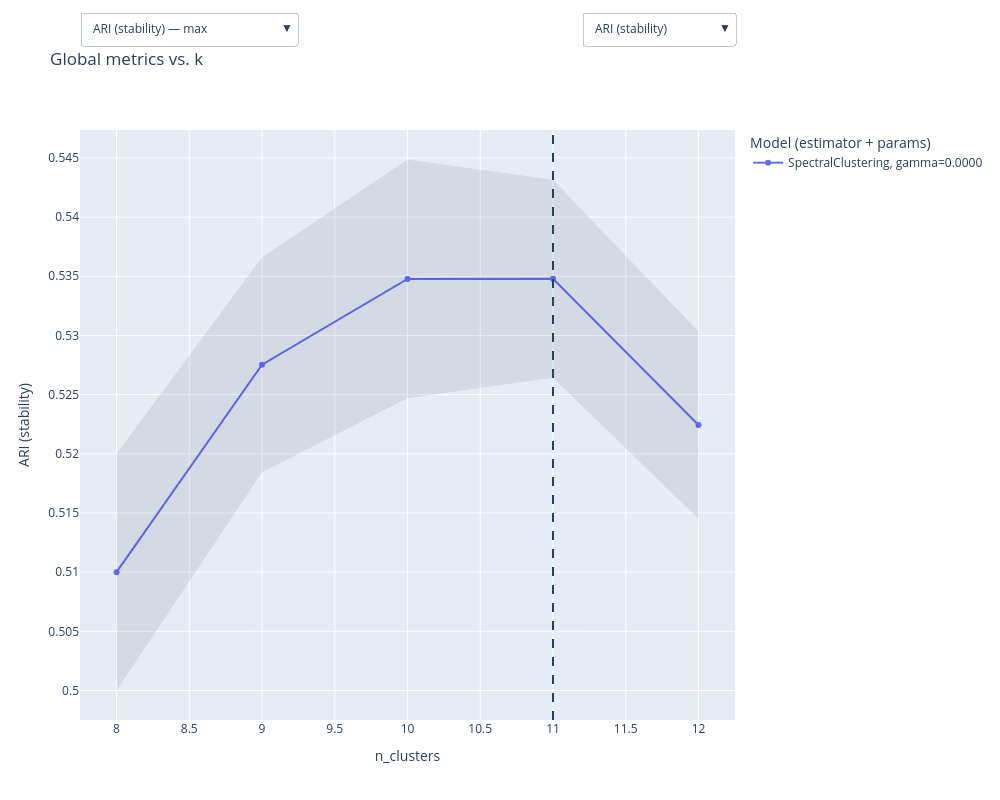

Write notebook code for a chart like this one.
### Code cell
val1.plot_results()

### Figure 1 — Plotly figure (JSON) as saved in the notebook; plotly's stock layout.template omitted (floating-point values rounded to 4 significant figures)
{"data": [{"hovertemplate": "%{text}<extra></extra>", "mode": "lines+markers", "name": "SpectralClustering, gamma=0.0000", "showlegend": true, "text": ["SpectralClustering, gamma=0.0000<br><span style='font-size:0.9em; color:#666;'>(gamma=0.0000)</span><br><br>ARI (stability): 0.5100<br>ARI (generalizability): 0.3758<br>Consensus PAC: 0.6777<br>Consensus Gini: 0.7850<br>Consensus CE: 0.7553", "SpectralClustering, gamma=0.0000<br><span style='font-size:0.9em; color:#666;'>(gamma=0.0000)</span><br><br>ARI (stability): 0.5275<br>ARI (generalizability): 0.3954<br>Consensus PAC: 0.7002<br>Consensus Gini: 0.8074<br>Consensus CE: 0.7774", "SpectralClustering, gamma=0.0000<br><span style='font-size:0.9em; color:#666;'>(gamma=0.0000)</span><br><br>ARI (stability): 0.5348<br>ARI (generalizability): 0.3768<br>Consensus PAC: 0.7364<br>Consensus Gini: 0.8290<br>Consensus CE: 0.8015", "SpectralClustering, gamma=0.0000<br><span style='font-size:0.9em; color:#666;'>(gamma=0.0000)</span><br><br>ARI (stability): 0.5348<br>ARI (generalizability): 0.3888<br>Consensus PAC: 0.7566<br>Consensus Gini: 0.8425<br>Consensus CE: 0.8169", "SpectralClustering, gamma=0.0000<br><span style='font-size:0.9em; color:#666;'>(gamma=0.0000)</span><br><br>ARI (stability): 0.5224<br>ARI (generalizability): 0.3791<br>Consensus PAC: 0.7738<br>Consensus Gini: 0.8547<br>Consensus CE: 0.8311"], "type": "scatter", "visible": true, "x": [8, 9, 10, 11, 12], "y": [0.51, 0.5275, 0.5348, 0.5348, 0.5224]}, {"hoverinfo": "skip", "line": {"width": 0}, "mode": "lines", "showlegend": false, "type": "scatter", "visible": true, "x": [8, 9, 10, 11, 12], "y": [0.5, 0.5184, 0.5247, 0.5264, 0.5145]}, {"fill": "tonexty", "fillcolor": "rgba(0,0,0,0.08)", "hoverinfo": "skip", "line": {"width": 0}, "mode": "lines", "showlegend": false, "type": "scatter", "visible": true, "x": [8, 9, 10, 11, 12], "y": [0.52, 0.5366, 0.5449, 0.5431, 0.5303]}, {"hovertemplate": "%{text}<extra></extra>", "mode": "lines+markers", "name": "SpectralClustering, gamma=0.0000", "showlegend": true, "text": ["SpectralClustering, gamma=0.0000<br><span style='font-size:0.9em; color:#666;'>(gamma=0.0000)</span><br><br>ARI (stability): 0.5100<br>ARI (generalizability): 0.3758<br>Consensus PAC: 0.6777<br>Consensus Gini: 0.7850<br>Consensus CE: 0.7553", "SpectralClustering, gamma=0.0000<br><span style='font-size:0.9em; color:#666;'>(gamma=0.0000)</span><br><br>ARI (stability): 0.5275<br>ARI (generalizability): 0.3954<br>Consensus PAC: 0.7002<br>Consensus Gini: 0.8074<br>Consensus CE: 0.7774", "SpectralClustering, gamma=0.0000<br><span style='font-size:0.9em; color:#666;'>(gamma=0.0000)</span><br><br>ARI (stability): 0.5348<br>ARI (generalizability): 0.3768<br>Consensus PAC: 0.7364<br>Consensus Gini: 0.8290<br>Consensus CE: 0.8015", "SpectralClustering, gamma=0.0000<br><span style='font-size:0.9em; color:#666;'>(gamma=0.0000)</span><br><br>ARI (stability): 0.5348<br>ARI (generalizability): 0.3888<br>Consensus PAC: 0.7566<br>Consensus Gini: 0.8425<br>Consensus CE: 0.8169", "SpectralClustering, gamma=0.0000<br><span style='font-size:0.9em; color:#666;'>(gamma=0.0000)</span><br><br>ARI (stability): 0.5224<br>ARI (generalizability): 0.3791<br>Consensus PAC: 0.7738<br>Consensus Gini: 0.8547<br>Consensus CE: 0.8311"], "type": "scatter", "visible": false, "x": [8, 9, 10, 11, 12], "y": [0.3758, 0.3954, 0.3768, 0.3888, 0.3791]}, {"hoverinfo": "skip", "line": {"width": 0}, "mode": "lines", "showlegend": false, "type": "scatter", "visible": false, "x": [8, 9, 10, 11, 12], "y": [0.3689, 0.388, 0.3703, 0.3817, 0.374]}, {"fill": "tonexty", "fillcolor": "rgba(0,0,0,0.08)", "hoverinfo": "skip", "line": {"width": 0}, "mode": "lines", "showlegend": false, "type": "scatter", "visible": false, "x": [8, 9, 10, 11, 12], "y": [0.3828, 0.4029, 0.3833, 0.3959, 0.3842]}, {"hovertemplate": "%{text}<extra></extra>", "mode": "lines+markers", "name": "SpectralClustering, gamma=0.0000", "showlegend": true, "text": ["SpectralClustering, gamma=0.0000<br><span style='font-size:0.9em; color:#666;'>(gamma=0.0000)</span><br><br>ARI (stability): 0.5100<br>ARI (generalizability): 0.3758<br>Consensus PAC: 0.6777<br>Consensus Gini: 0.7850<br>Consensus CE: 0.7553", "SpectralClustering, gamma=0.0000<br><span style='font-size:0.9em; color:#666;'>(gamma=0.0000)</span><br><br>ARI (stability): 0.5275<br>ARI (generalizability): 0.3954<br>Consensus PAC: 0.7002<br>Consensus Gini: 0.8074<br>Consensus CE: 0.7774", "SpectralClustering, gamma=0.0000<br><span style='font-size:0.9em; color:#666;'>(gamma=0.0000)</span><br><br>ARI (stability): 0.5348<br>ARI (generalizability): 0.3768<br>Consensus PAC: 0.7364<br>Consensus Gini: 0.8290<br>Consensus CE: 0.8015", "SpectralClustering, gamma=0.0000<br><span style='font-size:0.9em; color:#666;'>(gamma=0.0000)</span><br><br>ARI (stability): 0.5348<br>ARI (generalizability): 0.3888<br>Consensus PAC: 0.7566<br>Consensus Gini: 0.8425<br>Consensus CE: 0.8169", "SpectralClustering, gamma=0.0000<br><span style='font-size:0.9em; color:#666;'>(gamma=0.0000)</span><br><br>ARI (stability): 0.5224<br>ARI (generalizability): 0.3791<br>Consensus PAC: 0.7738<br>Consensus Gini: 0.8547<br>Consensus CE: 0.8311"], "type": "scatter", "visible": false, "x": [8, 9, 10, 11, 12], "y": [0.6777, 0.7002, 0.7364, 0.7566, 0.7738]}, {"hovertemplate": "%{text}<extra></extra>", "mode": "lines+markers", "name": "SpectralClustering, gamma=0.0000", "showlegend": true, "text": ["SpectralClustering, gamma=0.0000<br><span style='font-size:0.9em; color:#666;'>(gamma=0.0000)</span><br><br>ARI (stability): 0.5100<br>ARI (generalizability): 0.3758<br>Consensus PAC: 0.6777<br>Consensus Gini: 0.7850<br>Consensus CE: 0.7553", "SpectralClustering, gamma=0.0000<br><span style='font-size:0.9em; color:#666;'>(gamma=0.0000)</span><br><br>ARI (stability): 0.5275<br>ARI (generalizability): 0.3954<br>Consensus PAC: 0.7002<br>Consensus Gini: 0.8074<br>Consensus CE: 0.7774", "SpectralClustering, gamma=0.0000<br><span style='font-size:0.9em; color:#666;'>(gamma=0.0000)</span><br><br>ARI (stability): 0.5348<br>ARI (generalizability): 0.3768<br>Consensus PAC: 0.7364<br>Consensus Gini: 0.8290<br>Consensus CE: 0.8015", "SpectralClustering, gamma=0.0000<br><span style='font-size:0.9em; color:#666;'>(gamma=0.0000)</span><br><br>ARI (stability): 0.5348<br>ARI (generalizability): 0.3888<br>Consensus PAC: 0.7566<br>Consensus Gini: 0.8425<br>Consensus CE: 0.8169", "SpectralClustering, gamma=0.0000<br><span style='font-size:0.9em; color:#666;'>(gamma=0.0000)</span><br><br>ARI (stability): 0.5224<br>ARI (generalizability): 0.3791<br>Consensus PAC: 0.7738<br>Consensus Gini: 0.8547<br>Consensus CE: 0.8311"], "type": "scatter", "visible": false, "x": [8, 9, 10, 11, 12], "y": [0.785, 0.8074, 0.829, 0.8425, 0.8547]}, {"hovertemplate": "%{text}<extra></extra>", "mode": "lines+markers", "name": "SpectralClustering, gamma=0.0000", "showlegend": true, "text": ["SpectralClustering, gamma=0.0000<br><span style='font-size:0.9em; color:#666;'>(gamma=0.0000)</span><br><br>ARI (stability): 0.5100<br>ARI (generalizability): 0.3758<br>Consensus PAC: 0.6777<br>Consensus Gini: 0.7850<br>Consensus CE: 0.7553", "SpectralClustering, gamma=0.0000<br><span style='font-size:0.9em; color:#666;'>(gamma=0.0000)</span><br><br>ARI (stability): 0.5275<br>ARI (generalizability): 0.3954<br>Consensus PAC: 0.7002<br>Consensus Gini: 0.8074<br>Consensus CE: 0.7774", "SpectralClustering, gamma=0.0000<br><span style='font-size:0.9em; color:#666;'>(gamma=0.0000)</span><br><br>ARI (stability): 0.5348<br>ARI (generalizability): 0.3768<br>Consensus PAC: 0.7364<br>Consensus Gini: 0.8290<br>Consensus CE: 0.8015", "SpectralClustering, gamma=0.0000<br><span style='font-size:0.9em; color:#666;'>(gamma=0.0000)</span><br><br>ARI (stability): 0.5348<br>ARI (generalizability): 0.3888<br>Consensus PAC: 0.7566<br>Consensus Gini: 0.8425<br>Consensus CE: 0.8169", "SpectralClustering, gamma=0.0000<br><span style='font-size:0.9em; color:#666;'>(gamma=0.0000)</span><br><br>ARI (stability): 0.5224<br>ARI (generalizability): 0.3791<br>Consensus PAC: 0.7738<br>Consensus Gini: 0.8547<br>Consensus CE: 0.8311"], "type": "scatter", "visible": false, "x": [8, 9, 10, 11, 12], "y": [0.7553, 0.7774, 0.8015, 0.8169, 0.8311]}], "layout": {"height": 800, "legend": {"bgcolor": "rgba(255,255,255,0.6)", "title": {"text": "Model (estimator + params)"}, "x": 1.02, "xanchor": "left", "y": 1, "yanchor": "top"}, "shapes": [{"layer": "above", "line": {"dash": "dash"}, "type": "line", "x0": 11, "x1": 11, "xref": "x", "y0": 0, "y1": 1, "yref": "paper"}], "title": {"text": "Global metrics vs. k"}, "uirevision": "static", "updatemenus": [{"active": 0, "buttons": [{"args": [{"visible": [true, true, true, false, false, false, false, false, false]}, {"yaxis": {"autorange": true, "title": "ARI (stability)"}}, [0, 1, 2, 3, 4, 5, 6, 7, 8]], "label": "ARI (stability)", "method": "update"}, {"args": [{"visible": [false, false, false, true, true, true, false, false, false]}, {"yaxis": {"autorange": true, "title": "ARI (generalizability)"}}, [0, 1, 2, 3, 4, 5, 6, 7, 8]], "label": "ARI (generalizability)", "method": "update"}, {"args": [{"visible": [false, false, false, false, false, false, true, false, false]}, {"yaxis": {"autorange": true, "title": "Consensus PAC"}}, [0, 1, 2, 3, 4, 5, 6, 7, 8]], "label": "Consensus PAC", "method": "update"}, {"args": [{"visible": [false, false, false, false, false, false, false, true, false]}, {"yaxis": {"autorange": true, "title": "Consensus Gini"}}, [0, 1, 2, 3, 4, 5, 6, 7, 8]], "label": "Consensus Gini", "method": "update"}, {"args": [{"visible": [false, false, false, false, false, false, false, false, true]}, {"yaxis": {"autorange": true, "title": "Consensus CE"}}, [0, 1, 2, 3, 4, 5, 6, 7, 8]], "label": "Consensus CE", "method": "update"}], "showactive": true, "type": "dropdown", "x": 1, "xanchor": "right", "y": 1.2, "yanchor": "top"}, {"active": 0, "buttons": [{"args": [{"shapes[0].x0": 11, "shapes[0].x1": 11}], "label": "ARI (stability) — max", "method": "relayout"}, {"args": [{"shapes[0].x0": 11, "shapes[0].x1": 11}], "label": "ARI (stability) — 1se", "method": "relayout"}, {"args": [{"shapes[0].x0": 12, "shapes[0].x1": 12}], "label": "ARI (stability) — quantile", "method": "relayout"}, {"args": [{"shapes[0].x0": 9, "shapes[0].x1": 9}], "label": "ARI (generalizability) — max", "method": "relayout"}, {"args": [{"shapes[0].x0": 11, "shapes[0].x1": 11}], "label": "ARI (generalizability) — 1se", "method": "relayout"}, {"args": [{"shapes[0].x0": 12, "shapes[0].x1": 12}], "label": "ARI (generalizability) — quantile", "method": "relayout"}, {"args": [{"shapes[0].x0": 12, "shapes[0].x1": 12}], "label": "Consensus PAC", "method": "relayout"}, {"args": [{"shapes[0].x0": 12, "shapes[0].x1": 12}], "label": "Consensus Gini", "method": "relayout"}, {"args": [{"shapes[0].x0": 12, "shapes[0].x1": 12}], "label": "Consensus CE", "method": "relayout"}], "direction": "down", "showactive": true, "type": "dropdown", "x": 0, "xanchor": "left", "y": 1.2, "yanchor": "top"}], "width": 1000, "xaxis": {"showgrid": true, "title": {"text": "n_clusters"}}, "yaxis": {"showgrid": true, "title": {"text": "ARI (stability)"}}}}
